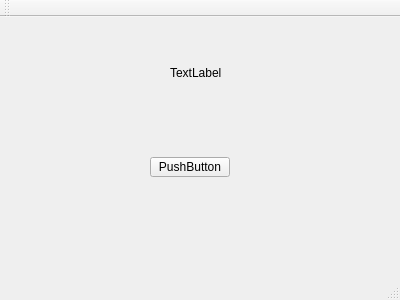
<?xml version="1.0" encoding="UTF-8"?>
<ui version="4.0">
 <class>MainWindow</class>
 <widget class="QMainWindow" name="MainWindow">
  <property name="geometry">
   <rect>
    <x>0</x>
    <y>0</y>
    <width>400</width>
    <height>300</height>
   </rect>
  </property>
  <property name="windowTitle">
   <string>MainWindow</string>
  </property>
  <widget class="QWidget" name="centralWidget">
   <widget class="QLabel" name="label">
    <property name="geometry">
     <rect>
      <x>170</x>
      <y>50</y>
      <width>54</width>
      <height>12</height>
     </rect>
    </property>
    <property name="text">
     <string>TextLabel</string>
    </property>
   </widget>
   <widget class="QPushButton" name="clear_Data">
    <property name="geometry">
     <rect>
      <x>150</x>
      <y>140</y>
      <width>80</width>
      <height>20</height>
     </rect>
    </property>
    <property name="text">
     <string>PushButton</string>
    </property>
   </widget>
  </widget>
  <widget class="QMenuBar" name="menuBar">
   <property name="geometry">
    <rect>
     <x>0</x>
     <y>0</y>
     <width>400</width>
     <height>17</height>
    </rect>
   </property>
  </widget>
  <widget class="QToolBar" name="mainToolBar">
   <attribute name="toolBarArea">
    <enum>TopToolBarArea</enum>
   </attribute>
   <attribute name="toolBarBreak">
    <bool>false</bool>
   </attribute>
  </widget>
  <widget class="QStatusBar" name="statusBar"/>
 </widget>
 <layoutdefault spacing="6" margin="11"/>
 <resources/>
 <connections/>
</ui>
